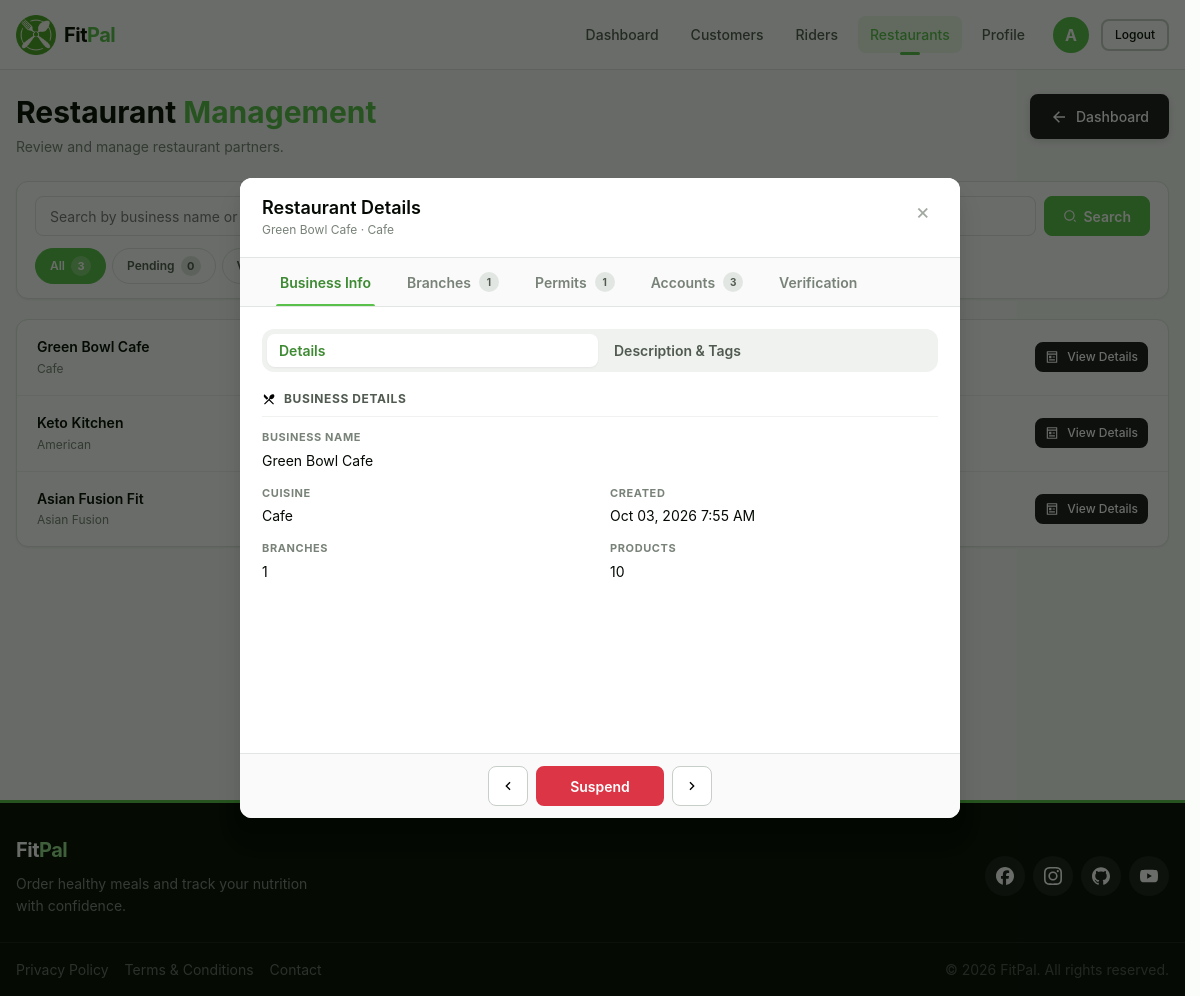
/admin/pages/restaurants.php?open=1 (signed in), run on the app's committed database.
### tables this page shows
CREATE TABLE restaurant (
    restaurant_id INT AUTO_INCREMENT PRIMARY KEY,
    business_name VARCHAR(100) NOT NULL,
    description TEXT NULL,
    cuisine_type VARCHAR(50) NULL,
    dietary_tags TEXT NULL,
    verification_status VARCHAR(20) NOT NULL DEFAULT 'pending' CHECK (
        verification_status IN (
            'pending',
            'denied',
            'suspended',
            'verified'
        )
    ),
    verified_by_admin_id INT NULL,
    verified_at TIMESTAMP NULL,
    is_active TINYINT(1) DEFAULT 1,
    created_at TIMESTAMP DEFAULT CURRENT_TIMESTAMP,
    updated_at TIMESTAMP DEFAULT CURRENT_TIMESTAMP ON UPDATE CURRENT_TIMESTAMP,
    FOREIGN KEY (verified_by_admin_id) REFERENCES administrator (administrator_id) ON DELETE SET NULL,
    INDEX idx_business_name (business_name),
    INDEX idx_verification_status (verification_status),
    INDEX idx_is_active (is_active)
) COMMENT = 'Restaurant business entity — credentials live in restaurant_account';

### admin/pages/restaurants.php (the view, shortened to what the rows shown need)
<?php
require_once __DIR__ . '/../includes/header.php';
require_once __DIR__ . '/../backend/database/admin-queries.php';
$page   = isset($_GET['page']) ? max(1, (int)$_GET['page']) : 1;
$search = isset($_GET['search']) ? trim((string)$_GET['search']) : '';
$status = isset($_GET['status']) ? (string)$_GET['status'] : 'all';
$openId = isset($_GET['open']) ? (int)$_GET['open'] : 0;
$perPage = 5;
$data   = getRestaurantsPaginated($database_connection, $page, $perPage, $search, $status);
$rows   = $data['rows'];
$openRestaurant = null;
$openBranches = [];
$openAccounts = [];
$openPermitFilled = [];
if ($openId > 0) {
    $openRestaurant = getRestaurantDetails($database_connection, $openId);
    if ($openRestaurant) {
        $openBranches = getRestaurantBranches($database_connection, $openId);
        $openAccounts = getRestaurantAccounts($database_connection, $openId);
        $allSlots = getRestaurantPermits($database_connection, $openId);
        foreach ($allSlots as $slotEntry) {
            if (!empty($slotEntry['has_permit'])) {
                $openPermitFilled[] = $slotEntry;
            }
        }
    }
}
function buildRestaurantUrl(array $overrides = []): string
{
    $params = [
        'page'   => $_GET['page']   ?? 1,
        'search' => $_GET['search'] ?? '',
        'status' => $_GET['status'] ?? 'all',
    ];
    foreach ($overrides as $k => $v) {
        if ($v === null || $v === '') {
            unset($params[$k]);
        } else {
            $params[$k] = $v;
        }
    }
    return '?' . http_build_query($params);
}
?>
<div class="content admin-list-page">
    <div class="container">
        <header class="admin-page-header">
            <div class="admin-page-header-left">
                <h1 class="heading-2">Restaurant <span>Management</span></h1>
            </div>
        </header>
        <div class="admin-table-card">
            <?php if (empty($rows)): ?>
            <div class="admin-table-empty">
                <div class="admin-table-empty-icon" aria-hidden="true"
                    data-fallback-src="<?php echo $assetBase; ?>assets/images/icons/restaurant.svg">
                    <img src="<?php echo $assetBase; ?>assets/images/icons/search-line.svg" alt="">
                </div>
                <p class="admin-table-empty-title">No restaurants found</p>
                <p class="admin-table-empty-text">
                    <?php if ($search !== ''): ?>
                    No results for "<?php echo htmlspecialchars($search, ENT_QUOTES, 'UTF-8'); ?>".
                    <?php else: ?>
                    Try a different filter.
                    <?php endif; ?>
                </p>
            </div>
            <?php else: ?>
            <div class="admin-table-restaurants">
                <?php foreach ($rows as $r):
                    $rid = (int)$r['restaurant_id'];
                    $name = (string)$r['business_name'];
                    $verification = (string)($r['verification_status'] ?? 'pending');
                    $isActive = (int)$r['is_active'] === 1;
                ?>
                <div class="admin-table-row">
                    <div class="admin-cell-body">
                        <p class="admin-cell-title"><?php echo htmlspecialchars($name, ENT_QUOTES, 'UTF-8'); ?></p>
                        <p class="admin-cell-subtitle">
                            <?php echo htmlspecialchars((string)($r['cuisine_type'] ?? '—'), ENT_QUOTES, 'UTF-8'); ?>
                        </p>
                    </div>
                    <div class="admin-cell-body">
                        <div class="admin-cell-meta">
                            <span class="badge <?php echo adminVerificationBadgeClass($verification); ?>">
                            </span>
                            <span class="badge <?php echo $isActive ? 'badge-success' : 'badge-secondary'; ?>">
                            </span>
                        </div>
                        <div class="admin-cell-meta">
                            <span class="admin-cell-meta-item">
                            </span>
                            <span class="admin-cell-meta-item">
                            </span>
                        </div>
                    </div>
                    <div class="admin-cell-actions">
                        <a href="<?php echo htmlspecialchars(buildRestaurantUrl(['open' => $rid]), ENT_QUOTES, 'UTF-8'); ?>"
                            class="btn btn-outline btn-sm">
                            <img src="<?php echo $assetBase; ?>assets/images/icons/pages-line.svg" alt=""
                                class="btn-icon btn-icon-14" width="14" height="14">
                            <span>View Details</span>
                        </a>
                    </div>
                </div>
                <?php endforeach; ?>
            </div>
            <?php endif; ?>
        </div>
    </div>
</div>
<div class="admin-modal <?php echo $openRestaurant ? 'is-open' : ''; ?>" id="restaurantDetailsModal"
    aria-hidden="<?php echo $openRestaurant ? 'false' : 'true'; ?>" role="dialog">
    <div class="admin-modal-panel admin-modal-panel-wide" role="document">
        <div class="admin-modal-header">
            <div class="admin-modal-header-left">
                <p class="admin-modal-title">Restaurant Details</p>
                <p class="admin-modal-subtitle">
                    <?php echo $openRestaurant
                        ? htmlspecialchars((string)$openRestaurant['business_name'] . ' · ' . ($openRestaurant['cuisine_type'] ?? ''), ENT_QUOTES, 'UTF-8')
                        : 'Select a restaurant to review.'; ?>
                </p>
            </div>
        </div>
        <?php if (!$openRestaurant): ?>
        <div class="admin-modal-panel-body">
            <p class="admin-detail-value admin-detail-value-muted">No restaurant selected.</p>
        </div>
        <?php else:
            $openVerification = (string)($openRestaurant['verification_status'] ?? 'pending');
        ?>
        <div class="admin-modal-tabs" role="tablist">
            <button type="button" class="admin-modal-tab active" data-tab="info" role="tab">Business Info</button>
            <button type="button" class="admin-modal-tab" data-tab="branches" role="tab">
                Branches <span class="tab-count"><?php echo count($openBranches); ?></span>
            </button>
            <button type="button" class="admin-modal-tab" data-tab="permits" role="tab">
                Permits <span class="tab-count"><?php echo count($openPermitFilled); ?></span>
            </button>
            <button type="button" class="admin-modal-tab" data-tab="accounts" role="tab">
                Accounts <span class="tab-count"><?php echo count($openAccounts); ?></span>
            </button>
            <button type="button" class="admin-modal-tab" data-tab="verify" role="tab">Verification</button>
        </div>
        <div class="admin-modal-panel-body">
            <div class="admin-modal-tab-panel active" data-tab-panel="info" role="tabpanel">
                <div class="admin-subtabs" role="tablist">
                    <button type="button" class="admin-subtab active" data-subtab="details" role="tab">
                        Details
                    </button>
                    <button type="button" class="admin-subtab" data-subtab="description" role="tab">
                        Description &amp; Tags
                    </button>
                </div>
                <div class="admin-modal-phase active" data-phase="details" role="tabpanel">
                    <h3 class="admin-section-heading">
                        <img src="<?php echo $assetBase; ?>assets/images/icons/restaurant-fill.svg" alt="" width="14"
                            height="14" class="btn-icon-no-filter">
                        Business Details
                    </h3>
                    <div class="admin-detail-grid">
                        <div class="admin-detail-item admin-detail-item-full">
                            <span class="admin-detail-label">Business Name</span>
                            <span
                                class="admin-detail-value"><?php echo htmlspecialchars((string)$openRestaurant['business_name'], ENT_QUOTES, 'UTF-8'); ?></span>
                        </div>
                        <div class="admin-detail-item">
                            <span class="admin-detail-label">Cuisine</span>
                            <span
                                class="admin-detail-value"><?php echo htmlspecialchars((string)($openRestaurant['cuisine_type'] ?? '—'), ENT_QUOTES, 'UTF-8'); ?></span>
                        </div>
                        <div class="admin-detail-item">
                            <span class="admin-detail-label">Created</span>
                            <span
                                class="admin-detail-value"><?php echo htmlspecialchars(formatAdminDate((string)($openRestaurant['created_at'] ?? '')), ENT_QUOTES, 'UTF-8'); ?></span>
                        </div>
                        <div class="admin-detail-item">
                            <span class="admin-detail-label">Branches</span>
                            <span
                                class="admin-detail-value"><?php echo number_format((int)($openRestaurant['branch_count'] ?? 0)); ?></span>
                        </div>
                        <div class="admin-detail-item">
                            <span class="admin-detail-label">Products</span>
                            <span
                                class="admin-detail-value"><?php echo number_format((int)($openRestaurant['product_count'] ?? 0)); ?></span>
                        </div>
                    </div>
                </div>
            </div>
        </div>
        <div class="admin-modal-tab-footer">
            <button type="button" class="tab-arrow" data-phase-prev aria-label="Previous">
                <img src="<?php echo $assetBase; ?>assets/images/icons/arrow-left-s-line.svg" alt="" width="16"
                    height="16">
            </button>
            <div class="admin-modal-footer-center">
                <div class="admin-modal-footer-actions">
                    <?php if ($openVerification === 'pending'): ?>
                    <form method="POST" action="../backend/handlers/admin-handler.php">
                        <input type="hidden" name="csrf_token"
                            value="<?php echo htmlspecialchars($csrfToken, ENT_QUOTES, 'UTF-8'); ?>">
                        <input type="hidden" name="action" value="set_restaurant_verification">
                        <input type="hidden" name="restaurant_id"
                            value="<?php echo (int)$openRestaurant['restaurant_id']; ?>">
                        <input type="hidden" name="status" value="verified">
                        <input type="hidden" name="redirect_to" value="restaurants.php">
                        <button type="submit" class="btn btn-primary btn-sm">Verify</button>
                    </form>
                    <form method="POST" action="../backend/handlers/admin-handler.php">
                        <input type="hidden" name="csrf_token"
                            value="<?php echo htmlspecialchars($csrfToken, ENT_QUOTES, 'UTF-8'); ?>">
                        <input type="hidden" name="action" value="set_restaurant_verification">
                        <input type="hidden" name="restaurant_id"
                            value="<?php echo (int)$openRestaurant['restaurant_id']; ?>">
                        <input type="hidden" name="status" value="denied">
                        <input type="hidden" name="redirect_to" value="restaurants.php">
                        <button type="submit" class="btn btn-danger btn-sm">Deny</button>
                    </form>
                    <?php elseif ($openVerification === 'verified'): ?>
                    <form method="POST" action="../backend/handlers/admin-handler.php">
                        <button type="submit" class="btn btn-danger btn-sm">Suspend</button>
                    </form>
                    <?php endif; ?>
                </div>
            </div>
            <button type="button" class="tab-arrow" data-phase-next aria-label="Next">
                <img src="<?php echo $assetBase; ?>assets/images/icons/arrow-right-s-line.svg" alt="" width="16"
                    height="16">
            </button>
        </div>
        <?php endif; ?>
    </div>
</div>
<?php require_once __DIR__ . '/../../shared/includes/footer.php'; ?>

### data on the page
restaurant: business_name "Green Bowl Cafe", cuisine_type "Cafe", business_name+cuisine_type "Green Bowl Cafe · Cafe", created_at "Oct 03, 2026 7:55 AM"
restaurant: business_name "Keto Kitchen", cuisine_type "American"
restaurant: business_name "Asian Fusion Fit", cuisine_type "Asian Fusion"

### other printed values
$adminInitial "A"
$counts['all'] "3"
$counts['pending'] "0"
count($openBranches) "1"
count($openPermitFilled) "1"
count($openAccounts) "3"
$openRestaurant['branch_count'] "1"
$openRestaurant['product_count'] "10"
